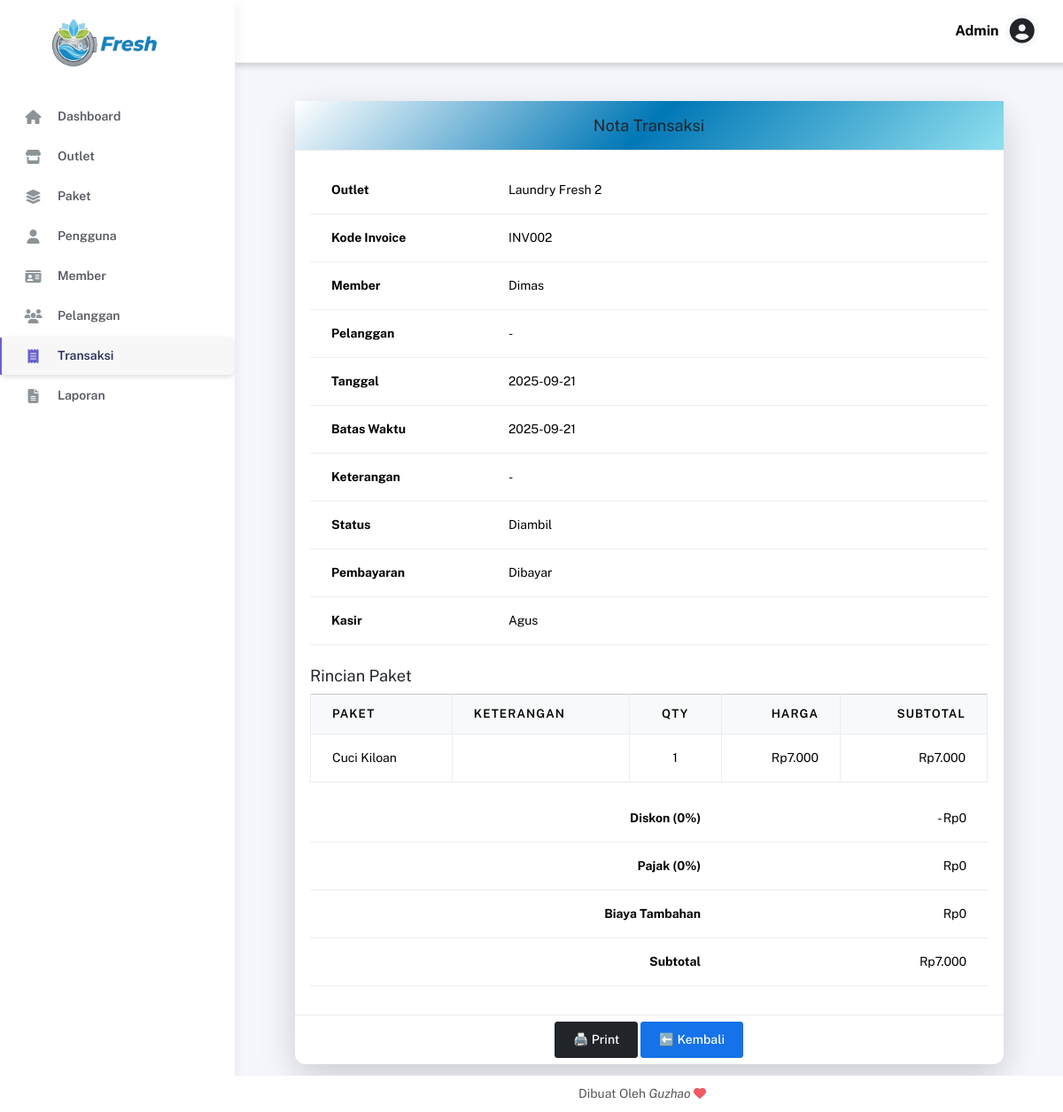
/backend/pages/transaksi/detail.php?id=32 (signed in), run on the app's committed database.
### tables this page shows
CREATE TABLE `tb_transaksi` (
  `id` int NOT NULL,
  `outlet_id` int DEFAULT NULL,
  `kode_invoice` varchar(100) NOT NULL,
  `member_id` int DEFAULT NULL,
  `pelanggan_id` int DEFAULT NULL,
  `tgl` date NOT NULL,
  `batas_waktu` date NOT NULL,
  `tgl_bayar` date DEFAULT NULL,
  `biaya_tambahan` int DEFAULT '0',
  `diskon` double DEFAULT '0',
  `pajak` double DEFAULT '0',
  `status` enum('baru','proses','selesai','diambil') DEFAULT 'baru',
  `dibayar` enum('dibayar','belum_dibayar') DEFAULT 'belum_dibayar',
  `user_id` int DEFAULT NULL,
  `total_bayar` double DEFAULT '0'
);

CREATE TABLE `tb_outlet` (
  `id` int NOT NULL,
  `nama` varchar(100) NOT NULL,
  `alamat` text,
  `tlp` varchar(20) DEFAULT NULL
);

CREATE TABLE `tb_member` (
  `id` int NOT NULL,
  `nama` varchar(100) NOT NULL,
  `alamat` text,
  `jenis_kelamin` enum('L','P') NOT NULL,
  `tlp` varchar(20) DEFAULT NULL
);

CREATE TABLE `tb_user` (
  `id` int NOT NULL,
  `nama` varchar(100) NOT NULL,
  `username` varchar(50) NOT NULL,
  `password` varchar(255) NOT NULL,
  `role` enum('admin','kasir','owner') NOT NULL,
  `outlet_id` int DEFAULT NULL
);

CREATE TABLE `tb_detail_transaksi` (
  `id` int NOT NULL,
  `transaksi_id` int DEFAULT NULL,
  `paket_id` int DEFAULT NULL,
  `qty` int NOT NULL,
  `keterangan` text
);

CREATE TABLE `tb_paket` (
  `id` int NOT NULL,
  `outlet_id` int DEFAULT NULL,
  `jenis` enum('kiloan','selimut','bed_cover','lain') NOT NULL,
  `nama_paket` varchar(100) NOT NULL,
  `harga` int NOT NULL
);

### backend/pages/transaksi/detail.php (the view, shortened to what this page needs)
<?php
include __DIR__ . '/../../../config/connection.php';
include '../../partials/header.php';
include '../../partials/sidebar.php';
$id = isset($_GET['id']) ? (int) $_GET['id'] : 0;
$qTrx = "
    SELECT t.*,
           o.nama AS outlet_nama,
           m.nama AS member_nama,
           p.nama AS pelanggan_nama,
           u.nama AS user_nama
    FROM tb_transaksi t
    LEFT JOIN tb_outlet o ON t.outlet_id = o.id
    LEFT JOIN tb_member m ON t.member_id = m.id
    LEFT JOIN tb_pelanggan p ON t.pelanggan_id = p.id
    LEFT JOIN tb_user u ON t.user_id = u.id
    WHERE t.id = '$id'
    LIMIT 1
";
$resTrx = mysqli_query($connect, $qTrx);
$trx = mysqli_fetch_object($resTrx);
$qDetail = "
    SELECT d.*, p.nama_paket, p.harga, d.keterangan
    FROM tb_detail_transaksi d
    LEFT JOIN tb_paket p ON d.paket_id = p.id
    WHERE d.transaksi_id = '$id'
";
$resDetail = mysqli_query($connect, $qDetail);
$total = 0;
$items = [];
while ($row = mysqli_fetch_object($resDetail)) {
    $harga = (float)$row->harga;
    $qty = (float)$row->qty;
    $subtotal_item = $harga * $qty;
    $total += $subtotal_item;
    $row->subtotal = $subtotal_item;
    $items[] = $row;
}
$diskon = ($trx->diskon / 100) * $total;
$pajak = ($trx->pajak / 100) * ($total - $diskon);
?>
<div class="main-panel">
    <?php include '../../partials/navbar.php'; ?>
    <div class="content" style="padding-top:90px;">
        <div class="page-inner">
            <div class="card shadow-lg mx-auto nota-area" style="max-width: 800px;">
                <div class="card-header text-center"
                    style="background: linear-gradient(135deg, white, #0077b6, #90e0ef);">
                    <h5 class="mb-0">Nota Transaksi</h5>
                </div>
                <div class="card-body" id="notaArea">
                    <table class="table table-borderless">
                        <tr>
                            <th style="width:200px;">Outlet</th>
                            <td><?= htmlspecialchars($trx->outlet_nama) ?></td>
                        </tr>
                        <tr>
                            <th>Kode Invoice</th>
                            <td><?= htmlspecialchars($trx->kode_invoice) ?></td>
                        </tr>
                        <tr>
                            <th>Member</th>
                            <td><?= !empty($trx->member_nama) ? htmlspecialchars($trx->member_nama) : '-' ?></td>
                        </tr>
                        <tr>
                            <th>Pelanggan</th>
                            <td><?= !empty($trx->pelanggan_nama) ? htmlspecialchars($trx->pelanggan_nama) : '-' ?></td>
                        </tr>
                        <tr>
                            <th>Tanggal</th>
                            <td><?= htmlspecialchars($trx->tgl) ?></td>
                        </tr>
                        <tr>
                            <th>Batas Waktu</th>
                            <td><?= htmlspecialchars($trx->batas_waktu) ?></td>
                        </tr>
                        <tr>
                            <th>Keterangan</th>
                            <td><?= htmlspecialchars($trx->keterangan ?? '-') ?></td>
                        </tr>
                        <tr>
                            <th>Status</th>
                            <td><?= ucfirst($trx->status) ?></td>
                        </tr>
                        <tr>
                            <th>Pembayaran</th>
                            <td><?= ucfirst($trx->dibayar) ?></td>
                        </tr>
                        <tr>
                            <th>Kasir</th>
                            <td><?= htmlspecialchars($trx->user_nama) ?></td>
                        </tr>
                    </table>
                    <h5 class="mt-4">Rincian Paket</h5>
                    <table class="table table-bordered">
                        <thead class="table-light">
                            <tr>
                                <th>Paket</th>
                                <th>Keterangan</th>
                                <th class="text-center">Qty</th>
                                <th class="text-end">Harga</th>
                                <th class="text-end">Subtotal</th>
                            </tr>
                        </thead>
                        <tbody>
                            <?php foreach ($items as $it): ?>
                                <tr>
                                    <td><?= htmlspecialchars($it->nama_paket) ?></td>
                                    <td><?= htmlspecialchars($it->keterangan ?? '-') ?></td>
                                    <td class="text-center"><?= $it->qty ?></td>
                                    <td class="text-end">Rp<?= number_format($it->harga, 0, ',', '.') ?></td>
                                    <td class="text-end">Rp<?= number_format($it->subtotal, 0, ',', '.') ?></td>
                                </tr>
                            <?php endforeach; ?>
                        </tbody>
                    </table>
                    <table class="table">
                        <tr>
                            <th class="text-end">Diskon (<?= $trx->diskon ?>%)</th>
                            <td class="text-end">- Rp<?= number_format($diskon, 0, ',', '.') ?></td>
                        </tr>
                        <tr>
                            <th class="text-end">Pajak (<?= $trx->pajak ?>%)</th>
                            <td class="text-end">Rp<?= number_format($pajak, 0, ',', '.') ?></td>
                        </tr>
                        <tr>
                            <th class="text-end">Biaya Tambahan</th>
                            <td class="text-end">Rp<?= number_format($trx->biaya_tambahan, 0, ',', '.') ?></td>
                        </tr>
                        <tr>
                            <th class="text-end">Subtotal</th>
                            <td class="text-end">Rp<?= number_format($total, 0, ',', '.') ?></td>
                        </tr>
                    </table>
                </div>
                <div class="card-footer text-center no-print">
                    <button class="btn btn-dark" onclick="window.print()">🖨️ Print</button>
                    <a href="index.php" class="btn btn-primary">⬅️ Kembali</a>
                </div>
            </div>
        </div>
    </div>
    <?php include '../../partials/footer.php'; ?>
</div>

### backend/pages/transaksi/detail.php (style rules this page uses)
.card { border-radius: 12px; box-shadow: 0 4px 12px rgba(0, 0, 0, 0.2); }

### data on the page
tb_transaksi: outlet.nama "Laundry Fresh 2", kode_invoice "INV002", member.nama "Dimas", tgl "2025-09-21", batas_waktu "2025-09-21", status "Diambil", dibayar "Dibayar", user.nama "Agus", diskon "0", pajak "0", biaya_tambahan "0"
tb_detail_transaksi: paket.nama_paket "Cuci Kiloan", qty "1", paket.harga "7.000", paket+qty "7.000"

### other printed values
$_SESSION['username'] "Admin"
$trx->keterangan "-"
$total "7.000"
